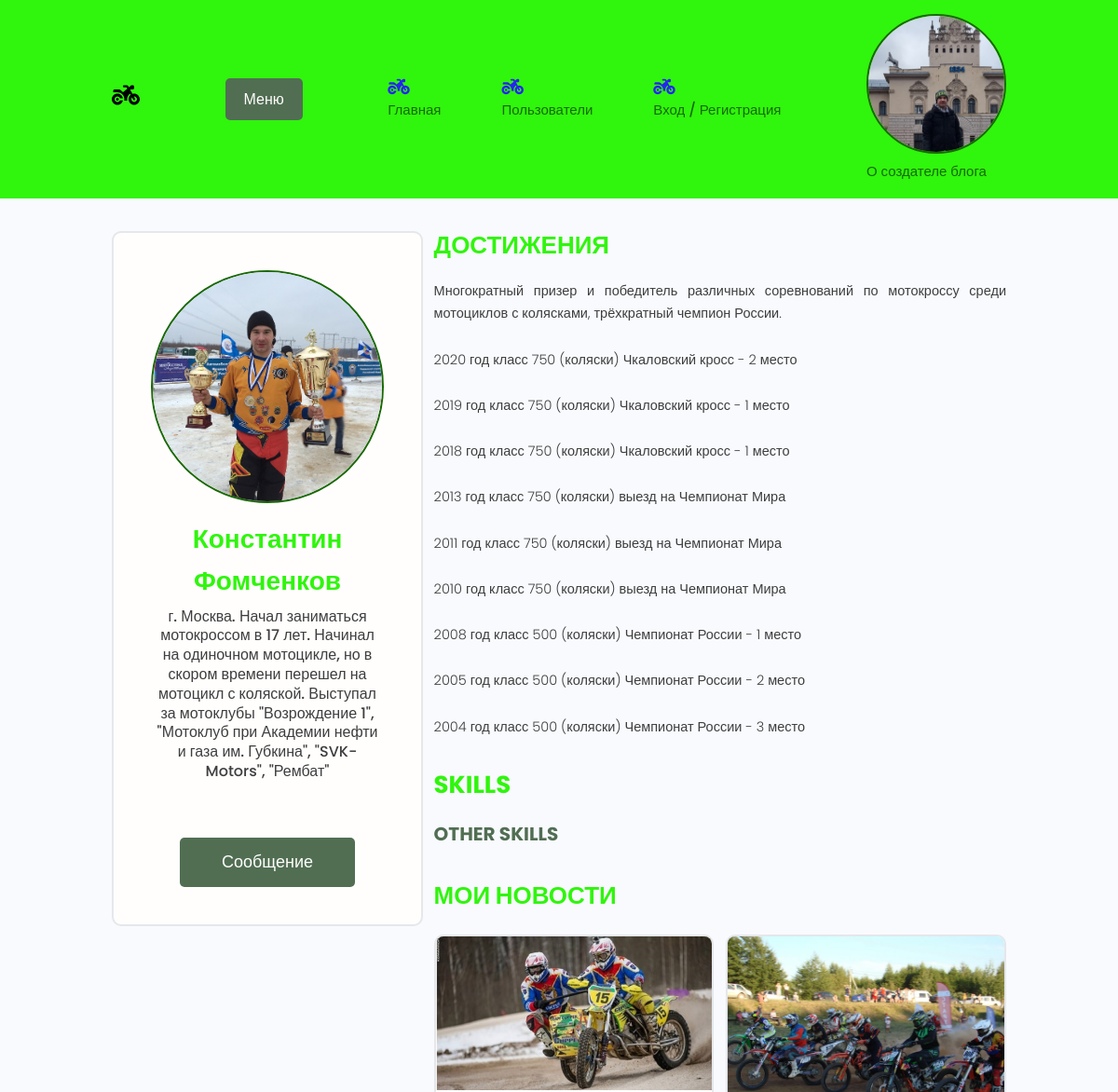
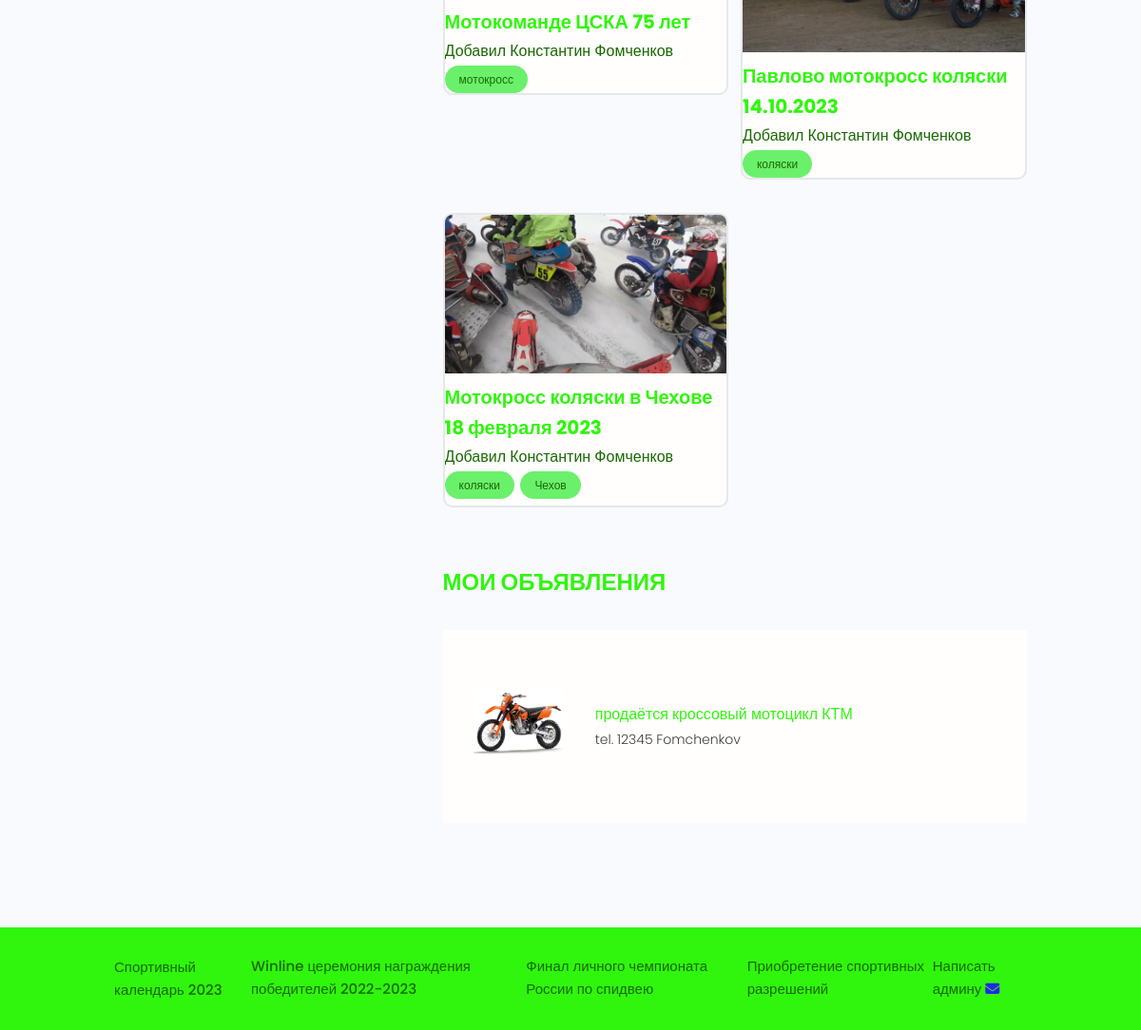
The app's page /users/profile/6 with its own data (2 pictures, top to bottom).
### users/models.py (models this page shows)
class Profiles(models.Model):
    user = models.OneToOneField(User, on_delete=models.CASCADE, null=True, blank=True)
    name = models.CharField(max_length=200, null=True, blank=True)
    email = models.EmailField(max_length=200, null=True, blank=True)
    username = models.CharField(max_length=200, null=True, blank=True)
    short_info = models.CharField(max_length=300, null=True, blank=True)
    bio = models.TextField(null=True, blank=True)
    profile_image = models.ImageField(upload_to='profiles/', blank=True, null=True,
                                      default='profiles/user-default.png')
    social_youtube = models.CharField(max_length=200, null=True, blank=True)
    social_vk = models.CharField(max_length=200, null=True, blank=True)
    created = models.DateTimeField(auto_now_add=True)
    def __str__(self):
        return self.username

### blogs/models.py (models this page shows, shortened)
class Blog(models.Model):
    owner = models.ForeignKey(Profiles, on_delete=models.SET_NULL, blank=True, null=True, verbose_name='Автор')
    title = models.CharField(max_length=250, verbose_name='Заголовок')
    text = models.TextField(null=True, blank=True, verbose_name='Текст новости')
    image = models.ImageField(null=True, blank=True, upload_to="blogs/%Y/%m",
                              default='default.jpg', verbose_name='Изображение')
    video = EmbedVideoField(blank=True, verbose_name='Ссылка на видео')
    source_link = models.CharField(max_length=2000, null=True, blank=True, verbose_name='Ссылка на источник')
    tags = models.ManyToManyField('Tag', blank=True, verbose_name='Тег')
    created = models.DateTimeField(auto_now_add=True)
    class Meta:
        ordering = ['-created']

class Tag(models.Model):
    name = models.CharField(max_length=50)
    created = models.DateTimeField(auto_now_add=True)
    def __str__(self):
        return self.name

class Advertisement(models.Model):
    text = models.TextField(null=True, blank=True)
    image = models.ImageField(null=True, blank=True, upload_to="advertisements/",
                              default='adv-default.jpg', verbose_name='Изображение')
    contacts = models.CharField(max_length=250)
    owner = models.ForeignKey(Profiles, on_delete=models.SET_NULL,
                              blank=True, null=True, verbose_name='Автор объявления')
    created = models.DateTimeField(default=datetime.datetime.now)
    class Meta:
        ordering = ['-created']

### users/views.py (the view)
# urls.py: path('profile/<str:pk>', views.user_profile, name='user_profile'),
def user_profile(request, pk):
    prof = Profiles.objects.get(pk=pk)
    skills = prof.skill_set.all()
    adv = Advertisement.objects.filter(owner=prof)
    context = {
        'profile': prof,
        'skills': skills,
        'advertisement': adv,
    }
    return render(request, 'users/profile.html', context)

### users/templates/users/profile.html (shortened to what this page needs)
{% extends 'blogs/base.html' %}
{% block content %}
  <main class="profile my-md">
    <div class="container">
      <div class="layout">
        <div class="column column--1of3">
          <div class="card text-center">
            <div class="card__body dev">
              <img class="avatar avatar--xl" src="{{ profile.profile_image.url | default_if_none:'#' }}">
              <h2 class="dev__name">{{ profile.name }}</h2>
              <p class="dev__title">{{ profile.short_info | linebreaksbr }}</p>
              {% if request.user.profile.id != profile.id %}
              <a href="{% url 'create-message' profile.id %}" class="btn btn--sub btn--lg">Сообщение </a>
              {% endif %}
            </div>
          </div>
        </div>
        <div class="column column--2of3">
          <div class="devInfo">
            <h3 class="devInfo__title">Достижения</h3>
            <p class="devInfo__about">
              {{ profile.bio | linebreaksbr }}
            </p>
          </div>
          <div class="devInfo">
            <h3 class="devInfo__title">Skills</h3>
            <div class="devInfo__skills">
              <h3 class="devInfo__subtitle">Other Skills</h3>
            </div>
          </div>
          <div class="devInfo">
            <h3 class="devInfo__title">Мои новости</h3>
            <div class="grid grid--two">
              {% for blog in profile.blog_set.all %}
              <div class="column">
                <div class="card blog">
                  <a href="{% url 'blog' blog.id %}" class="blog">
                    <img class="blog__thumbnail" src="{{ blog.image.url }}" alt="blog thumbnail" />
                    <div class="card__body">
                      <h3 class="blog__title">{{ blog.title }}</h3>
                      <p><a class="blog__author" href="{% url 'user_profile' blog.owner.id %}">Добавил {{ blog.owner.name }}</a></p>
                      <div class="blog__tags">
                        {% for tag in blog.tags.all %}
                        <span class="tag tag--pill tag--main">
                          <small>{{ tag }}</small>
                        </span>
                        {% endfor %}
                      </div>
                    </div>
                  </a>
                </div>
              </div>
              {% endfor %}
            </div>
          </div>
            <div class="settings">
              <h3 class="settings__title">Мои объявления</h3>
            </div>
            <table class="settings__table">
                {% if advertisement %}
                    {% for adv in advertisement %}
                    <tr>
                        <td class="settings__thumbnail">
                            <a href="#"><img src="{{ adv.image.url }}"
                                             alt="Advertisement Thumbnail"/></a>
                        </td>
                        <td class="settings__tableInfo">
                            <a href="#">{{ adv.text }}</a>
                            <p>
                                {{ adv.contacts  }}
                                {{ adv.owner }}
                            </p>
                        </td>
                    </tr>
                    {% endfor %}
                {% endif %}
              </table>
        </div>
      </div>
    </div>
  </main>
{% endblock %}

### blogs/static/styles/app.css (style rules this page uses)
:root { --color-sub: #30f50d; }
.btn--sub { background-color: var(--color-sub-light); }
.card { border: 2px solid var(--color-light); }
img { width: 100%; }
.profile .card > .dev { padding: 4rem; }
.dev__name { color: var(--color-sub); font-size: 2.8rem; font-weight: 700; margin-top: 1rem; margin-bottom: 0.5rem; }
.dev__title { font-size: 1.6rem; font-weight: 500; line-height: 1.3; }
.devInfo { margin-bottom: 3rem; }
.devInfo__title, .devInfo__subtitle { font-size: 2.6rem; color: var(--color-sub); text-transform: uppercase; font-weight: 700; margin-bottom: 1.5rem; }
.devInfo__subtitle { font-size: 2rem; color: var(--color-sub-light); }
.devInfo__about, .devSkill__info { font-size: 1.45rem; line-height: 1.7; text-align: justify; }
.text-center { margin-bottom: 15px; }
.blog__thumbnail { object-fit: cover; object-position: top center; width: 100%; }
.blog__title { font-size: 2rem; font-weight: 700; color: var(--color-sub); }
.settings { display: flex; justify-content: space-between; align-items: center; }
.settings__title { font-size: 2.4rem; text-transform: uppercase; font-weight: 700; color: var(--color-sub); }
.settings__table { margin-top: 3rem; margin-bottom: 5rem; padding: 0 3rem; background: var(--color-white); }
.settings__table tr { width: 100%; }
.settings__table tr > td { padding: 2rem 0; }
.settings__thumbnail { width: 23%; min-width: 10rem; }
.settings__thumbnail img { padding-right: 3rem; height: 15rem; object-fit: contain; }
.settings__tableInfo { width: 100%; }
.settings__tableInfo h4, .settings__tableInfo a { padding-right: 1rem; width: auto; font-size: 1.6rem; font-weight: 500; color: var(--color-sub); }
.settings__tableInfo p { font-size: 1.4rem; }

### blogs/static/uikit/styles/modules/_variables.css (style rules this page uses)
:root { --color-main: #196903; --color-main-light: #6bf06b; --color-sub: #40563f; --color-sub-light: #516e53; --color-sub-lighter: #ededfd; --color-text: #3e3e3e; --color-gray: #8b8b8b; --color-light: #e5e7eb; --color-light-gray: #767676; --color-bg: #f8fafd; --color-white: #fffefd; --color-white-light: #f3f3f3; --color-success: #359e64; --color-success-bg: #def8e8; --color-error: #fc4b0b; --color-error-bg: #fff2ee; --font-base: 'Poppins', arial, helvetica, 'Segoe UI', roboto, ubuntu, sans-serif; --font-monospace: 'Fira Code', 'Courier New', courier, monospace; --font-regular: 300; --font-medium: 500; --font-bold: 700; --generic-shadow: 1px 1px 5px #00000010; --generic-transition: all 0.3s ease-in-out; }

### blogs/static/uikit/styles/modules/_base.css (style rules this page uses)
* { margin: 0; padding: 0; box-sizing: border-box; text-rendering: optimizeLegibility; color: inherit; font-size: inherit; }
html { font-size: 50%; }
@media only screen and (min-width: 480px) { html { font-size: 56.25%; } }
@media only screen and (min-width: 1200px) { html { font-size: 62.5%; } }
body { line-height: 1.6; font-weight: 400; font-size: 1.5rem; color: var(--color-text); background-color: var(--color-bg); min-height: 100vh; }

### blogs/static/uikit/styles/modules/_typography.css (style rules this page uses)
* { font-family: var(--font-base); }
h2 { font-size: 3.6rem; font-weight: var(--font-bold); }
h3 { font-size: 3.2rem; font-weight: var(--font-medium); }
p, span, strong { font-size: 1.6rem; color: var(--color-text); font-weight: var(--font-regular); }
a { padding-bottom: 2px; text-decoration: none; display: inline-block; color: var(--color-main); font-weight: var(--font-medium); }

### blogs/static/uikit/styles/modules/_utilities.css (style rules this page uses)
.container { width: 92%; max-width: 165rem; margin: 0 auto; box-sizing: border-box; }
@media screen and (min-width: 1000px) { .container { width: 90%; } }
@media screen and (min-width: 1200px) { .container { width: 80%; } }
.text-center { text-align: center; }
.my-md { margin: 3rem auto; }

### blogs/static/uikit/styles/modules/_avatar.css (style rules this page uses)
.avatar { border-radius: 50%; border: 2px solid var(--color-main); object-fit: cover; }
.avatar--xl { height: 25rem; width: 25rem; }

### blogs/static/uikit/styles/modules/_button.css (style rules this page uses)
.btn { display: inline-block; position: relative; cursor: pointer; background-color: var(--color-light); font-weight: var(--font-medium); color: var(--color-sub); text-decoration: none; padding: 1rem 2rem; border-radius: 0.5rem; border: none; width: -webkit-fit-content; width: -moz-fit-content; width: fit-content; height: -webkit-fit-content; height: -moz-fit-content; height: fit-content; font-size: 1.6rem; outline-width: 0; outline-color: transparent; -webkit-backface-visibility: hidden; backface-visibility: hidden; transition: all 0.3s ease-in-out; }
.btn--sub { background-color: var(--color-sub); color: var(--color-white); }
.btn--lg { font-size: 1.8rem; padding: 1.2rem 4.5rem; }

### records on screen
Profiles: profile_image (picture), name "Константин Фомченков", short_info "г. Москва. Начал заниматься мотокроссом в 17 лет. Начинал на одиночном мотоцикле, но в скором времени перешел на мотоцикл с коляской. Выступал за мотоклубы \"Возрождение 1\", \"Мотоклуб при Академии нефти и газа им. Губкина\", \"SVK-Motors\", \"Рембат\"", bio "Многократный призер и победитель различных соревнований по мотокроссу среди мотоциклов с колясками, трёхкратный чемпион России. 2020 год класс 750 (коляски) Чкаловский кросс - 2 место 2019 год класс 750 (коляски) Чкаловский кросс - 1 место 2018 год класс 750 (коляски) Чкаловский кросс - 1 место 2013 год класс 750 (коляски) выезд на Чемпионат Мира 2011 год класс 750 (коляски) выезд на Чемпионат Мира 2010 год класс 750 (коляски) выезд на Чемпионат Мира 2008 год класс 500 (коляски) Чемпионат России - 1 место 2005 год класс 500 (коляски) Чемпионат России - 2 место 2004 год класс 500 (коляски) Чемпионат России - 3 место"
Blog: image (picture), title "Мотокоманде ЦСКА 75 лет", owner.name "Константин Фомченков"
Tag: name "мотокросс"
Blog: image (picture), title "Павлово мотокросс коляски 14.10.2023", owner.name "Константин Фомченков"
Tag: name "коляски"
Blog: image (placeholder picture), title "Мотокросс коляски в Чехове 18 февраля 2023", owner.name "Константин Фомченков"
Tag: name "Чехов"
Advertisement: image (picture), text "продаётся кроссовый мотоцикл КТМ", contacts "tel. 12345", owner "Fomchenkov"
